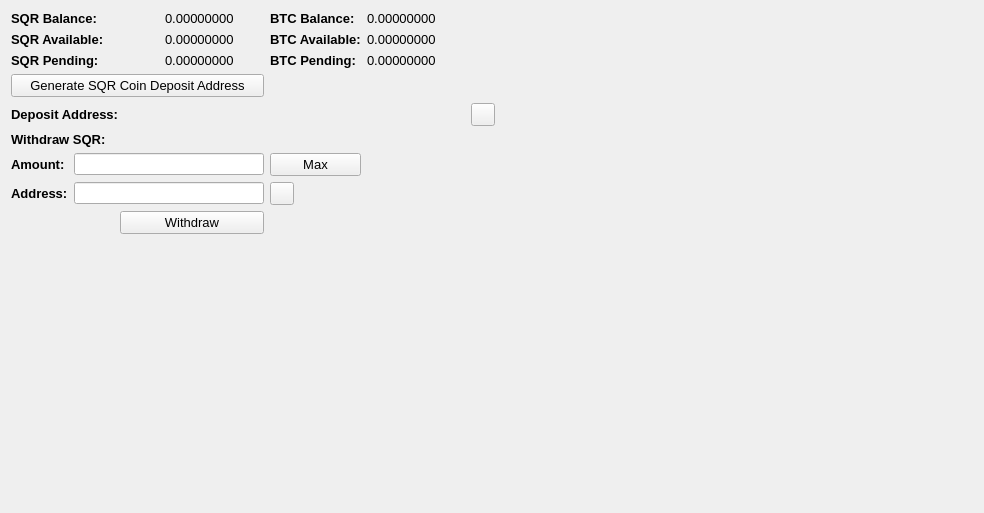
     <widget class="QWidget" name="BalanceTab">
      <attribute name="title">
       <string>Balance</string>
      </attribute>
      <layout class="QGridLayout" name="gridLayout_2">
       <item row="0" column="0" colspan="2">
        <widget class="QLabel" name="label_11">
         <property name="font">
          <font>
           <pointsize>10</pointsize>
           <weight>75</weight>
           <bold>true</bold>
          </font>
         </property>
         <property name="text">
          <string>SQR Balance:</string>
         </property>
        </widget>
       </item>
       <item row="0" column="3">
        <widget class="QLabel" name="SQRBalanceLabel">
         <property name="font">
          <font>
           <pointsize>10</pointsize>
          </font>
         </property>
         <property name="text">
          <string>0.00000000</string>
         </property>
         <property name="textInteractionFlags">
          <set>Qt::LinksAccessibleByMouse|Qt::TextSelectableByMouse</set>
         </property>
        </widget>
       </item>
       <item row="0" column="4">
        <widget class="QLabel" name="label_12">
         <property name="font">
          <font>
           <pointsize>10</pointsize>
           <weight>75</weight>
           <bold>true</bold>
          </font>
         </property>
         <property name="text">
          <string>BTC Balance:</string>
         </property>
        </widget>
       </item>
       <item row="0" column="5">
        <widget class="QLabel" name="BitcoinBalanceLabel">
         <property name="font">
          <font>
           <pointsize>10</pointsize>
          </font>
         </property>
         <property name="text">
          <string>0.00000000</string>
         </property>
         <property name="textInteractionFlags">
          <set>Qt::LinksAccessibleByMouse|Qt::TextSelectableByMouse</set>
         </property>
        </widget>
       </item>
       <item row="0" column="7" rowspan="10">
        <spacer name="horizontalSpacer_4">
         <property name="orientation">
          <enum>Qt::Horizontal</enum>
         </property>
         <property name="sizeHint" stdset="0">
          <size>
           <width>478</width>
           <height>488</height>
          </size>
         </property>
        </spacer>
       </item>
       <item row="1" column="0" colspan="2">
        <widget class="QLabel" name="label_13">
         <property name="font">
          <font>
           <pointsize>10</pointsize>
           <weight>75</weight>
           <bold>true</bold>
          </font>
         </property>
         <property name="text">
          <string>SQR Available:</string>
         </property>
        </widget>
       </item>
       <item row="1" column="3">
        <widget class="QLabel" name="SQRAvailableLabel_2">
         <property name="font">
          <font>
           <pointsize>10</pointsize>
          </font>
         </property>
         <property name="text">
          <string>0.00000000</string>
         </property>
         <property name="textInteractionFlags">
          <set>Qt::LinksAccessibleByMouse|Qt::TextSelectableByMouse</set>
         </property>
        </widget>
       </item>
       <item row="1" column="4">
        <widget class="QLabel" name="label_15">
         <property name="font">
          <font>
           <pointsize>10</pointsize>
           <weight>75</weight>
           <bold>true</bold>
          </font>
         </property>
         <property name="text">
          <string>BTC Available:</string>
         </property>
        </widget>
       </item>
       <item row="1" column="5">
        <widget class="QLabel" name="BitcoinAvailableLabel">
         <property name="font">
          <font>
           <pointsize>10</pointsize>
          </font>
         </property>
         <property name="text">
          <string>0.00000000</string>
         </property>
         <property name="textInteractionFlags">
          <set>Qt::LinksAccessibleByMouse|Qt::TextSelectableByMouse</set>
         </property>
        </widget>
       </item>
       <item row="2" column="0" colspan="2">
        <widget class="QLabel" name="label_14">
         <property name="font">
          <font>
           <pointsize>10</pointsize>
           <weight>75</weight>
           <bold>true</bold>
          </font>
         </property>
         <property name="text">
          <string>SQR Pending:</string>
         </property>
        </widget>
       </item>
       <item row="2" column="3">
        <widget class="QLabel" name="SQRPendingLabel">
         <property name="font">
          <font>
           <pointsize>10</pointsize>
          </font>
         </property>
         <property name="text">
          <string>0.00000000</string>
         </property>
         <property name="textInteractionFlags">
          <set>Qt::LinksAccessibleByMouse|Qt::TextSelectableByMouse</set>
         </property>
        </widget>
       </item>
       <item row="2" column="4">
        <widget class="QLabel" name="label_31">
         <property name="font">
          <font>
           <pointsize>10</pointsize>
           <weight>75</weight>
           <bold>true</bold>
          </font>
         </property>
         <property name="text">
          <string>BTC Pending:</string>
         </property>
        </widget>
       </item>
       <item row="2" column="5">
        <widget class="QLabel" name="BitcoinPendingLabel">
         <property name="font">
          <font>
           <pointsize>10</pointsize>
          </font>
         </property>
         <property name="text">
          <string>0.00000000</string>
         </property>
         <property name="textInteractionFlags">
          <set>Qt::LinksAccessibleByMouse|Qt::TextSelectableByMouse</set>
         </property>
        </widget>
       </item>
       <item row="3" column="0" colspan="4">
        <widget class="QPushButton" name="GenDepositBTN">
         <property name="font">
          <font>
           <pointsize>10</pointsize>
          </font>
         </property>
         <property name="text">
          <string>Generate SQR Coin Deposit Address</string>
         </property>
        </widget>
       </item>
       <item row="4" column="0" colspan="3">
        <widget class="QLabel" name="label_33">
         <property name="font">
          <font>
           <pointsize>10</pointsize>
           <weight>75</weight>
           <bold>true</bold>
          </font>
         </property>
         <property name="text">
          <string>Deposit Address:</string>
         </property>
        </widget>
       </item>
       <item row="4" column="3" colspan="3">
        <widget class="QLabel" name="DepositAddressLabel">
         <property name="minimumSize">
          <size>
           <width>300</width>
           <height>0</height>
          </size>
         </property>
         <property name="palette">
          <palette>
           <active>
            <colorrole role="WindowText">
             <brush brushstyle="SolidPattern">
              <color alpha="255">
               <red>0</red>
               <green>0</green>
               <blue>0</blue>
              </color>
             </brush>
            </colorrole>
            <colorrole role="Text">
             <brush brushstyle="SolidPattern">
              <color alpha="255">
               <red>0</red>
               <green>0</green>
               <blue>255</blue>
              </color>
             </brush>
            </colorrole>
           </active>
           <inactive>
            <colorrole role="WindowText">
             <brush brushstyle="SolidPattern">
              <color alpha="255">
               <red>0</red>
               <green>0</green>
               <blue>0</blue>
              </color>
             </brush>
            </colorrole>
            <colorrole role="Text">
             <brush brushstyle="SolidPattern">
              <color alpha="255">
               <red>0</red>
               <green>0</green>
               <blue>255</blue>
              </color>
             </brush>
            </colorrole>
           </inactive>
           <disabled>
            <colorrole role="WindowText">
             <brush brushstyle="SolidPattern">
              <color alpha="255">
               <red>120</red>
               <green>120</green>
               <blue>120</blue>
              </color>
             </brush>
            </colorrole>
            <colorrole role="Text">
             <brush brushstyle="SolidPattern">
              <color alpha="255">
               <red>120</red>
               <green>120</green>
               <blue>120</blue>
              </color>
             </brush>
            </colorrole>
           </disabled>
          </palette>
         </property>
         <property name="font">
          <font>
           <pointsize>10</pointsize>
           <weight>75</weight>
           <bold>true</bold>
          </font>
         </property>
         <property name="text">
          <string/>
         </property>
         <property name="alignment">
          <set>Qt::AlignRight|Qt::AlignTrailing|Qt::AlignVCenter</set>
         </property>
         <property name="textInteractionFlags">
          <set>Qt::LinksAccessibleByMouse|Qt::TextSelectableByKeyboard|Qt::TextSelectableByMouse</set>
         </property>
        </widget>
       </item>
       <item row="4" column="6">
        <widget class="QToolButton" name="DepositCopyButton">
         <property name="toolTip">
          <string>Copy to clipboard</string>
         </property>
         <property name="text">
          <string/>
         </property>
         <property name="icon">
          <iconset resource="../bitcoin.qrc">
           <normaloff>:/icons/editcopy</normaloff>:/icons/editcopy</iconset>
         </property>
         <property name="shortcut">
          <string>Alt+P</string>
         </property>
        </widget>
       </item>
       <item row="5" column="0" colspan="2">
        <widget class="QLabel" name="label_34">
         <property name="font">
          <font>
           <pointsize>10</pointsize>
           <weight>75</weight>
           <bold>true</bold>
          </font>
         </property>
         <property name="text">
          <string>Withdraw SQR:</string>
         </property>
        </widget>
       </item>
       <item row="6" column="0">
        <widget class="QLabel" name="label_26">
         <property name="font">
          <font>
           <pointsize>10</pointsize>
           <weight>75</weight>
           <bold>true</bold>
          </font>
         </property>
         <property name="text">
          <string>Amount:</string>
         </property>
        </widget>
       </item>
       <item row="6" column="1" colspan="3">
        <widget class="QLineEdit" name="WithdrawUnitsInput">
         <property name="font">
          <font>
           <pointsize>9</pointsize>
           <weight>75</weight>
           <bold>true</bold>
          </font>
         </property>
         <property name="text">
          <string/>
         </property>
        </widget>
       </item>
       <item row="6" column="4">
        <widget class="QPushButton" name="Withdraw_Max_Amount">
         <property name="font">
          <font>
           <pointsize>10</pointsize>
          </font>
         </property>
         <property name="text">
          <string>Max</string>
         </property>
        </widget>
       </item>
       <item row="7" column="0">
        <widget class="QLabel" name="label_10">
         <property name="font">
          <font>
           <pointsize>10</pointsize>
           <weight>75</weight>
           <bold>true</bold>
          </font>
         </property>
         <property name="text">
          <string>Address:</string>
         </property>
        </widget>
       </item>
       <item row="7" column="1" colspan="3">
        <widget class="QLineEdit" name="WithdrawAddress">
         <property name="font">
          <font>
           <pointsize>9</pointsize>
           <weight>75</weight>
           <bold>true</bold>
          </font>
         </property>
        </widget>
       </item>
       <item row="7" column="4">
        <widget class="QToolButton" name="WithdrawPasteButton">
         <property name="toolTip">
          <string>Paste from clipboard</string>
         </property>
         <property name="text">
          <string/>
         </property>
         <property name="icon">
          <iconset resource="../bitcoin.qrc">
           <normaloff>:/icons/editpaste</normaloff>:/icons/editpaste</iconset>
         </property>
         <property name="shortcut">
          <string>Alt+P</string>
         </property>
        </widget>
       </item>
       <item row="8" column="2" colspan="2">
        <widget class="QPushButton" name="WithdrawUnitsBtn">
         <property name="font">
          <font>
           <pointsize>10</pointsize>
          </font>
         </property>
         <property name="text">
          <string>Withdraw</string>
         </property>
        </widget>
       </item>
       <item row="9" column="0" colspan="6">
        <spacer name="verticalSpacer">
         <property name="orientation">
          <enum>Qt::Vertical</enum>
         </property>
         <property name="sizeHint" stdset="0">
          <size>
           <width>428</width>
           <height>262</height>
          </size>
         </property>
        </spacer>
       </item>
      </layout>
      <zorder>label_31</zorder>
      <zorder>label_15</zorder>
      <zorder>label_12</zorder>
      <zorder>label_14</zorder>
      <zorder>label_13</zorder>
      <zorder>label_11</zorder>
      <zorder>BitcoinBalanceLabel</zorder>
      <zorder>SQRBalanceLabel</zorder>
      <zorder>SQRAvailableLabel_2</zorder>
      <zorder>SQRPendingLabel</zorder>
      <zorder>BitcoinAvailableLabel</zorder>
      <zorder>BitcoinPendingLabel</zorder>
      <zorder>label_33</zorder>
      <zorder>GenDepositBTN</zorder>
      <zorder>DepositAddressLabel</zorder>
      <zorder>Withdraw_Max_Amount</zorder>
      <zorder>label_34</zorder>
      <zorder>WithdrawUnitsInput</zorder>
      <zorder>label_10</zorder>
      <zorder>label_26</zorder>
      <zorder>WithdrawAddress</zorder>
      <zorder>WithdrawUnitsBtn</zorder>
      <zorder>horizontalSpacer_4</zorder>
      <zorder>verticalSpacer</zorder>
      <zorder>WithdrawPasteButton</zorder>
      <zorder>DepositCopyButton</zorder>
     </widget>
